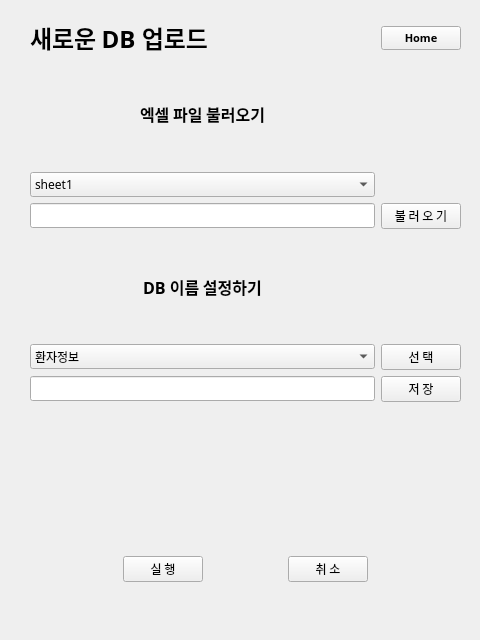
<?xml version="1.0" encoding="UTF-8"?>
<ui version="4.0">
 <class>Form</class>
 <widget class="QWidget" name="Form">
  <property name="geometry">
   <rect>
    <x>0</x>
    <y>0</y>
    <width>480</width>
    <height>640</height>
   </rect>
  </property>
  <property name="windowTitle">
   <string>Form</string>
  </property>
  <widget class="QWidget" name="layoutWidget">
   <property name="geometry">
    <rect>
     <x>30</x>
     <y>20</y>
     <width>431</width>
     <height>601</height>
    </rect>
   </property>
   <layout class="QGridLayout" name="gridLayout_3">
    <item row="9" column="1">
     <widget class="QPushButton" name="new_btn3">
      <property name="font">
       <font>
        <family>나눔스퀘어라운드 Regular</family>
       </font>
      </property>
      <property name="text">
       <string>저 장</string>
      </property>
     </widget>
    </item>
    <item row="4" column="1">
     <widget class="QPushButton" name="new_btn1">
      <property name="font">
       <font>
        <family>나눔스퀘어라운드 Regular</family>
       </font>
      </property>
      <property name="text">
       <string>불 러 오 기</string>
      </property>
     </widget>
    </item>
    <item row="2" column="0">
     <widget class="QLabel" name="lbl1_9">
      <property name="enabled">
       <bool>true</bool>
      </property>
      <property name="font">
       <font>
        <family>나눔스퀘어라운드 Bold</family>
        <pointsize>12</pointsize>
        <weight>75</weight>
        <bold>true</bold>
       </font>
      </property>
      <property name="text">
       <string>엑셀 파일 불러오기</string>
      </property>
      <property name="alignment">
       <set>Qt::AlignCenter</set>
      </property>
     </widget>
    </item>
    <item row="4" column="0">
     <widget class="QLineEdit" name="new_lineEdit1">
      <property name="font">
       <font>
        <family>나눔스퀘어라운드 Regular</family>
       </font>
      </property>
     </widget>
    </item>
    <item row="11" column="0" colspan="2">
     <layout class="QHBoxLayout" name="horizontalLayout_6">
      <item>
       <widget class="QLabel" name="label_10">
        <property name="text">
         <string/>
        </property>
       </widget>
      </item>
      <item>
       <spacer name="horizontalSpacer">
        <property name="orientation">
         <enum>Qt::Horizontal</enum>
        </property>
        <property name="sizeHint" stdset="0">
         <size>
          <width>40</width>
          <height>20</height>
         </size>
        </property>
       </spacer>
      </item>
      <item>
       <widget class="QPushButton" name="new_startbtn">
        <property name="font">
         <font>
          <family>나눔스퀘어라운드 Regular</family>
         </font>
        </property>
        <property name="text">
         <string>실 행</string>
        </property>
       </widget>
      </item>
      <item>
       <spacer name="horizontalSpacer_2">
        <property name="orientation">
         <enum>Qt::Horizontal</enum>
        </property>
        <property name="sizeHint" stdset="0">
         <size>
          <width>40</width>
          <height>20</height>
         </size>
        </property>
       </spacer>
      </item>
      <item>
       <widget class="QPushButton" name="new_closebtn">
        <property name="font">
         <font>
          <family>나눔스퀘어라운드 Regular</family>
         </font>
        </property>
        <property name="text">
         <string>취 소</string>
        </property>
       </widget>
      </item>
      <item>
       <spacer name="horizontalSpacer_3">
        <property name="orientation">
         <enum>Qt::Horizontal</enum>
        </property>
        <property name="sizeHint" stdset="0">
         <size>
          <width>40</width>
          <height>20</height>
         </size>
        </property>
       </spacer>
      </item>
      <item>
       <widget class="QLabel" name="label_11">
        <property name="text">
         <string/>
        </property>
       </widget>
      </item>
     </layout>
    </item>
    <item row="9" column="0">
     <widget class="QLineEdit" name="new_lineEdit2">
      <property name="font">
       <font>
        <family>나눔스퀘어라운드 Regular</family>
       </font>
      </property>
     </widget>
    </item>
    <item row="8" column="0">
     <widget class="QComboBox" name="new_com2">
      <property name="font">
       <font>
        <family>나눔스퀘어라운드 Regular</family>
       </font>
      </property>
      <item>
       <property name="text">
        <string>환자정보</string>
       </property>
      </item>
      <item>
       <property name="text">
        <string>진단</string>
       </property>
      </item>
      <item>
       <property name="text">
        <string>수술</string>
       </property>
      </item>
      <item>
       <property name="text">
        <string>혈액검사</string>
       </property>
      </item>
      <item>
       <property name="text">
        <string>간호기록</string>
       </property>
      </item>
      <item>
       <property name="text">
        <string>조직검사</string>
       </property>
      </item>
      <item>
       <property name="text">
        <string>마취기록</string>
       </property>
      </item>
      <item>
       <property name="text">
        <string>미생물</string>
       </property>
      </item>
      <item>
       <property name="text">
        <string>영상검사</string>
       </property>
      </item>
      <item>
       <property name="text">
        <string>수술기록지</string>
       </property>
      </item>
      <item>
       <property name="text">
        <string>내시경검사</string>
       </property>
      </item>
      <item>
       <property name="text">
        <string>항암제</string>
       </property>
      </item>
      <item>
       <property name="text">
        <string>외래초진</string>
       </property>
      </item>
      <item>
       <property name="text">
        <string>ASA</string>
       </property>
      </item>
     </widget>
    </item>
    <item row="7" column="0">
     <widget class="QLabel" name="lbl1_8">
      <property name="enabled">
       <bool>true</bool>
      </property>
      <property name="font">
       <font>
        <family>나눔스퀘어라운드 Bold</family>
        <pointsize>12</pointsize>
        <weight>75</weight>
        <bold>true</bold>
       </font>
      </property>
      <property name="text">
       <string>DB 이름 설정하기</string>
      </property>
      <property name="alignment">
       <set>Qt::AlignCenter</set>
      </property>
     </widget>
    </item>
    <item row="10" column="0" colspan="2">
     <widget class="QLabel" name="new_lbl">
      <property name="font">
       <font>
        <family>나눔스퀘어라운드 Regular</family>
       </font>
      </property>
      <property name="text">
       <string/>
      </property>
     </widget>
    </item>
    <item row="3" column="0">
     <widget class="QComboBox" name="new_com1">
      <property name="font">
       <font>
        <family>나눔스퀘어라운드 Regular</family>
       </font>
      </property>
      <item>
       <property name="text">
        <string>sheet1</string>
       </property>
      </item>
      <item>
       <property name="text">
        <string>sheet2</string>
       </property>
      </item>
     </widget>
    </item>
    <item row="8" column="1">
     <widget class="QPushButton" name="new_btn2">
      <property name="font">
       <font>
        <family>나눔스퀘어라운드 Regular</family>
       </font>
      </property>
      <property name="text">
       <string>선 택</string>
      </property>
     </widget>
    </item>
    <item row="0" column="0">
     <widget class="QLabel" name="label">
      <property name="font">
       <font>
        <family>나눔스퀘어라운드 ExtraBold</family>
        <pointsize>18</pointsize>
        <weight>75</weight>
        <italic>false</italic>
        <bold>true</bold>
        <underline>false</underline>
       </font>
      </property>
      <property name="text">
       <string>새로운 DB 업로드</string>
      </property>
     </widget>
    </item>
    <item row="0" column="1">
     <widget class="QPushButton" name="homebtn">
      <property name="font">
       <font>
        <family>나눔스퀘어라운드 Bold</family>
        <pointsize>8</pointsize>
        <weight>75</weight>
        <bold>true</bold>
       </font>
      </property>
      <property name="text">
       <string>Home</string>
      </property>
     </widget>
    </item>
   </layout>
  </widget>
 </widget>
 <resources/>
 <connections/>
</ui>
